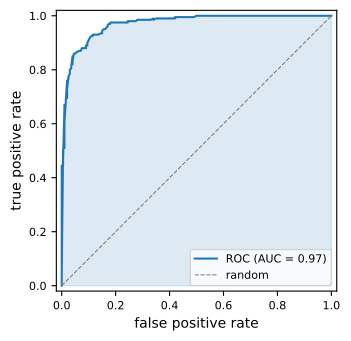

Recreate this plot in Python.
"""
auc.py — ROC curve and AUC for a linear classifier on 2D Gaussian data.

Purpose
-------
Illustrate the receiver operating characteristic (ROC) curve and the
area under it (AUC).  A linear classifier is applied to synthetic
two-class Gaussian data, and the ROC curve is computed by sweeping
the decision threshold over the full range of classifier scores.

Relationship to acc.py
----------------------
Uses the same two-cluster setup (same class means, same classifier
direction) but with more data points (200 per class instead of 30)
to produce a smoother ROC curve.

How the ROC curve is computed
-----------------------------
For each threshold tau in a fine grid:
  1. Predict y_hat = 1 if score >= tau, else y_hat = 0.
  2. Compute:
       TPR (true positive rate)  = TP / (TP + FN)  = recall
       FPR (false positive rate) = FP / (FP + TN)
  3. Record the pair (FPR, TPR).

Sweeping tau from +inf to -inf traces the ROC curve from (0,0) to
(1,1).  A high threshold is strict (few positives predicted, low FPR,
low TPR); a low threshold is lenient (many positives predicted, high
FPR, high TPR).

The AUC is the area under this curve, computed via the trapezoidal
rule.  AUC = 1 means perfect separation; AUC = 0.5 means random.

Output
------
  pythondemos/auc_roc.csv — columns: fpr, tpr (~80 subsampled points)
  pythondemos/auc.pdf     — matplotlib preview
"""

import numpy as np
import matplotlib.pyplot as plt
from pathlib import Path

OUT_DIR = Path(__file__).parent

# Fix random seed for reproducibility
np.random.seed(42)

# ── Generate two Gaussian clusters ────────────────────────────
# Same class means and sigma as acc.py, but 200 points per class
# for a smoother ROC curve.
n_per_class = 200
mu0 = np.array([1.0, 2.0])   # mean of class 0 (negative)
mu1 = np.array([3.0, 1.0])   # mean of class 1 (positive)
sigma = 0.8

X0 = mu0 + sigma * np.random.randn(n_per_class, 2)
X1 = mu1 + sigma * np.random.randn(n_per_class, 2)
X = np.vstack([X0, X1])
y = np.array([0] * n_per_class + [1] * n_per_class)

# ── Linear classifier score ──────────────────────────────────
# Same classifier as acc.py: w points from mu0 toward mu1,
# boundary passes through the midpoint.
w = mu1 - mu0
w = w / np.linalg.norm(w)
midpoint = 0.5 * (mu0 + mu1)
b = -w @ midpoint

# Score for each data point: s(x) = w^T x + b
# Positive scores lean toward class 1, negative toward class 0.
scores = X @ w + b

# ── Compute ROC curve ─────────────────────────────────────────
# Sweep 500 thresholds from below the minimum score to above the
# maximum score.  At each threshold, compute TPR and FPR.
thresholds = np.linspace(scores.min() - 0.1, scores.max() + 0.1, 500)
fpr_list = []
tpr_list = []

for t in thresholds:
    y_pred = (scores >= t).astype(int)

    # Count the four entries of the confusion matrix:
    #   TP = true positive:  predicted 1, actually 1
    #   FP = false positive: predicted 1, actually 0
    #   FN = false negative: predicted 0, actually 1
    #   TN = true negative:  predicted 0, actually 0
    tp = np.sum((y_pred == 1) & (y == 1))
    fp = np.sum((y_pred == 1) & (y == 0))
    fn = np.sum((y_pred == 0) & (y == 1))
    tn = np.sum((y_pred == 0) & (y == 0))

    # TPR = TP / (TP + FN)  — also called recall or sensitivity
    # FPR = FP / (FP + TN)  — also called 1 - specificity
    tpr = tp / (tp + fn) if (tp + fn) > 0 else 0.0
    fpr = fp / (fp + tn) if (fp + tn) > 0 else 0.0
    fpr_list.append(fpr)
    tpr_list.append(tpr)

fpr_arr = np.array(fpr_list)
tpr_arr = np.array(tpr_list)

# Sort by FPR so the curve is monotone (needed for area computation)
order = np.argsort(fpr_arr)
fpr_arr = fpr_arr[order]
tpr_arr = tpr_arr[order]

# Compute AUC via the trapezoidal rule:
#   AUC ≈ sum of trapezoids under the (FPR, TPR) curve
auc_val = np.trapezoid(tpr_arr, fpr_arr)
print(f"AUC = {auc_val:.4f}")

# ── Verify ────────────────────────────────────────────────────
assert 0.9 < auc_val < 1.0, f"AUC out of expected range: {auc_val}"

# ── Subsample for CSV ─────────────────────────────────────────
# pgfplots does not need 500 points; ~80 evenly spaced points
# produce a visually identical curve and keep the CSV small.
idx = np.linspace(0, len(fpr_arr) - 1, 80, dtype=int)
fpr_sub = fpr_arr[idx]
tpr_sub = tpr_arr[idx]

# Ensure the curve starts at (0,0) and ends at (1,1)
roc_data = np.column_stack([fpr_sub, tpr_sub])
if roc_data[0, 0] != 0.0 or roc_data[0, 1] != 0.0:
    roc_data = np.vstack([[0.0, 0.0], roc_data])
if roc_data[-1, 0] != 1.0 or roc_data[-1, 1] != 1.0:
    roc_data = np.vstack([roc_data, [1.0, 1.0]])

# ── Save CSV ──────────────────────────────────────────────────
# auc_roc.csv: columns fpr, tpr — read by pgfplots in the AUC entry
np.savetxt(OUT_DIR / "auc_roc.csv", roc_data,
           delimiter=",", header="fpr,tpr", comments="",
           fmt="%.6f")
print(f"Saved {OUT_DIR / 'auc_roc.csv'}")

# ── Preview plot ──────────────────────────────────────────────
# Shaded area = AUC; dashed diagonal = random classifier (AUC = 0.5)
fig, ax = plt.subplots(figsize=(4.0, 3.5))

ax.fill_between(fpr_arr, tpr_arr, alpha=0.15, color="tab:blue")
ax.plot(fpr_arr, tpr_arr, "-", color="tab:blue", linewidth=1.5,
        label=f"ROC (AUC = {auc_val:.2f})")
ax.plot([0, 1], [0, 1], "--", color="gray", linewidth=0.8,
        label="random")

ax.set_xlabel("false positive rate")
ax.set_ylabel("true positive rate")
ax.set_xlim(-0.02, 1.02)
ax.set_ylim(-0.02, 1.02)
ax.set_aspect("equal")
ax.legend(fontsize=8, loc="lower right")
ax.tick_params(labelsize=8)

fig.tight_layout()
out = OUT_DIR / "auc.pdf"
fig.savefig(out, bbox_inches="tight")
print(f"Saved {out}")
plt.close()
